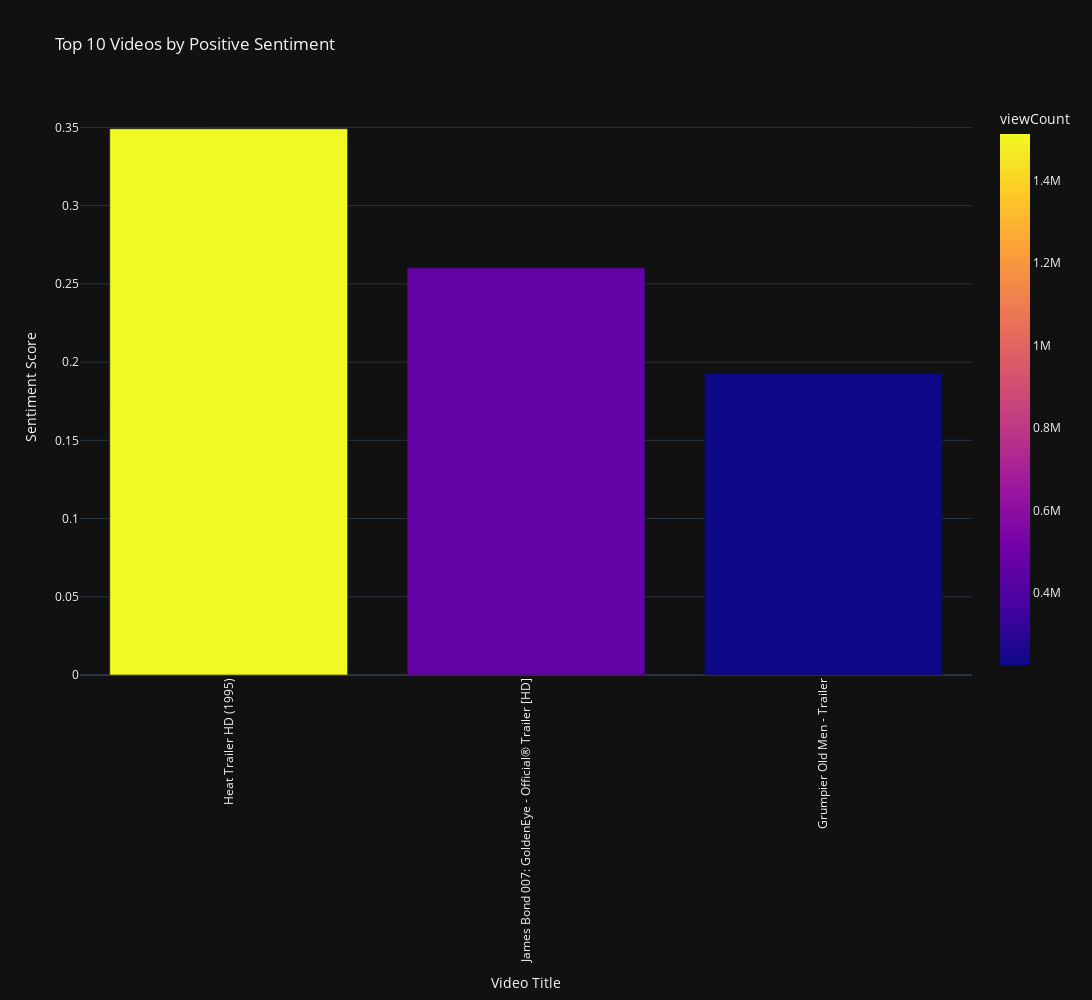

The cell this chart's notebook holds for it:
### Markdown cell above
### Top 10 Videos by Positive Sentiment

### Code cell
# Bar Chart for Top 10 Videos with Highest Sentiment Scores.
fig = px.bar(
    top_10_sentiment,
    x = 'title',
    y = 'sentimentScore',
    color = 'viewCount',
    title = 'Top 10 Videos by Positive Sentiment',
    labels = { 'title' : 'Video Title', 'sentimentScore' : 'Sentiment Score' },
    width = width,
    height = height,
    template = template
)
fig.update_layout(xaxis_tickangle = xaxis_tickangle)
fig.show()

### Figure 1 — Plotly figure (JSON) as saved in the notebook; plotly's stock layout.template omitted (floating-point values rounded to 4 significant figures)
{"data": [{"alignmentgroup": "True", "hovertemplate": "Video Title=%{x}<br>Sentiment Score=%{y}<br>viewCount=%{marker.color}<extra></extra>", "legendgroup": "", "marker": {"color": [1513651, 462443, 224719], "coloraxis": "coloraxis", "pattern": {"shape": ""}}, "name": "", "offsetgroup": "", "orientation": "v", "showlegend": false, "textposition": "auto", "type": "bar", "x": ["Heat Trailer HD (1995)", "James Bond 007: GoldenEye - Official® Trailer [HD]", "Grumpier Old Men - Trailer"], "xaxis": "x", "y": [0.3491, 0.2602, 0.1928], "yaxis": "y"}], "layout": {"barmode": "relative", "coloraxis": {"colorbar": {"title": {"text": "viewCount"}}, "colorscale": [[0, "#0d0887"], [0.1111, "#46039f"], [0.2222, "#7201a8"], [0.3333, "#9c179e"], [0.4444, "#bd3786"], [0.5556, "#d8576b"], [0.6667, "#ed7953"], [0.7778, "#fb9f3a"], [0.8889, "#fdca26"], [1, "#f0f921"]]}, "height": 1000, "legend": {"tracegroupgap": 0}, "title": {"text": "Top 10 Videos by Positive Sentiment"}, "width": 1600, "xaxis": {"anchor": "y", "domain": [0, 1], "tickangle": -90, "title": {"text": "Video Title"}}, "yaxis": {"anchor": "x", "domain": [0, 1], "title": {"text": "Sentiment Score"}}}}
